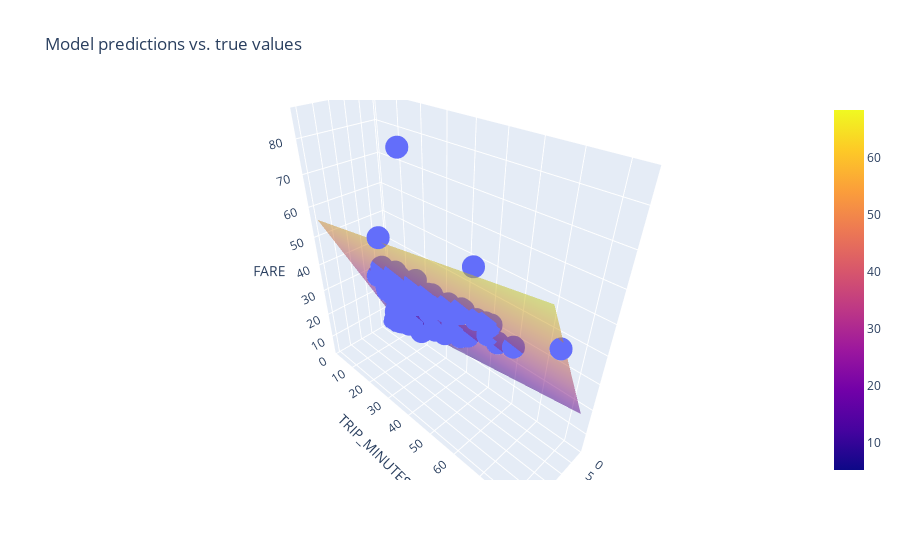

This figure's notebook cell:
### Markdown cell above
## Train a model with two features

The model you trained with the feature ``TOTAL_MILES`` demonstrates fairly strong predictive power, but is it possible to do better? In this step, try training the model with two features, ``TRIP_MILES`` and ``TRIP_MINUTES``, to see if you can improve the model. You may recall that the original dataset does not include a feature ``TRIP_MINUTES``, but this feature can be easily derived from ``TRIP_SECONDS`` as shown in the code below.*

**Instructions**
1. Review the code in **Experiment 3** code cell.
1. Run the **Experiment 3** code cell.
1. Review the output from the training run and answer these questions:
  * Does the model with two features produce better results than one using a single feature?
  * Does it make a difference if you use ``TRIP_SECONDS`` instead of ``TRIP_MINUTES``?
  * How well do you think the model comes to the ground truth fare calculation for Chicago Taxi Trips?


Notice that the scatter plot of the features vs. the label is a three dimensional (3-D) plot. This representation allows you to visualize both features and the label all together. The two features (TRIP_MILES and TRIP_MINUTES) are on the x and y axis, and the label (FARE) is on the z axis. The plot shows individual examples in the dataset as circles, and the model as a surface (plane). With this 3-D model, if the trained model is good you would expect most of the examples to land on the plane surface. The 3-D plot is interactive so you can explore the data further by clicking or dragging the plot.

### Code cell
#@title Code - Experiment 3

# The following variables are the hyperparameters.
settings_3 = ml_edu.experiment.ExperimentSettings(
    learning_rate = 0.001,
    number_epochs = 20,
    batch_size = 50,
    input_features = ['TRIP_MILES', 'TRIP_MINUTES']
)

training_df['TRIP_MINUTES'] = training_df['TRIP_SECONDS']/60

metrics = [keras.metrics.RootMeanSquaredError(name='rmse')]

model_3 = create_model(settings_3, metrics)

experiment_3 = train_model('two_features', model_3, training_df, 'FARE', settings_3)

ml_edu.results.plot_experiment_metrics(experiment_3, ['rmse'])
ml_edu.results.plot_model_predictions(experiment_3, training_df, 'FARE')

### Figure 1 — Plotly figure (JSON) as saved in the notebook; plotly's stock layout.template omitted (floating-point values rounded to 4 significant figures; data arrays with more than 128 entries replaced by an {"elided": "..."} marker saying what was removed)
{"data": [{"hovertemplate": "TRIP_MILES=%{x}<br>TRIP_MINUTES=%{y}<br>FARE=%{z}<extra></extra>", "legendgroup": "", "marker": {"color": "#636efa", "symbol": "circle"}, "mode": "markers", "name": "", "scene": "scene", "showlegend": false, "type": "scatter3d", "x": {"elided": "200 float values"}, "y": {"elided": "200 float values"}, "z": {"elided": "200 float values"}}, {"name": "prediction", "opacity": 0.5, "type": "surface", "x": [0.5, 3.314, 6.129, 8.943, 11.76, 14.57, 17.39, 20.2, 23.02, 25.83], "y": [2.0, 11.01, 20.02, 29.03, 38.04, 47.05, 56.06, 65.06, 74.07, 83.08], "z": [[5.132, 10.84, 16.56, 22.27, 27.98, 33.69, 39.4, 45.12, 50.83, 56.54], [6.453, 12.16, 17.88, 23.59, 29.3, 35.01, 40.73, 46.44, 52.15, 57.86], [7.774, 13.49, 19.2, 24.91, 30.62, 36.33, 42.05, 47.76, 53.47, 59.18], [9.095, 14.81, 20.52, 26.23, 31.94, 37.66, 43.37, 49.08, 54.79, 60.5], [10.42, 16.13, 21.84, 27.55, 33.26, 38.98, 44.69, 50.4, 56.11, 61.83], [11.74, 17.45, 23.16, 28.87, 34.59, 40.3, 46.01, 51.72, 57.43, 63.15], [13.06, 18.77, 24.48, 30.2, 35.91, 41.62, 47.33, 53.04, 58.76, 64.47], [14.38, 20.09, 25.8, 31.52, 37.23, 42.94, 48.65, 54.37, 60.08, 65.79], [15.7, 21.41, 27.13, 32.84, 38.55, 44.26, 49.97, 55.69, 61.4, 67.11], [17.02, 22.74, 28.45, 34.16, 39.87, 45.58, 51.3, 57.01, 62.72, 68.43]]}], "layout": {"legend": {"tracegroupgap": 0}, "scene": {"domain": {"x": [0, 1], "y": [0, 1]}, "xaxis": {"title": {"text": "TRIP_MILES"}}, "yaxis": {"title": {"text": "TRIP_MINUTES"}}, "zaxis": {"title": {"text": "FARE"}}}, "title": {"text": "Model predictions vs. true values"}}}
